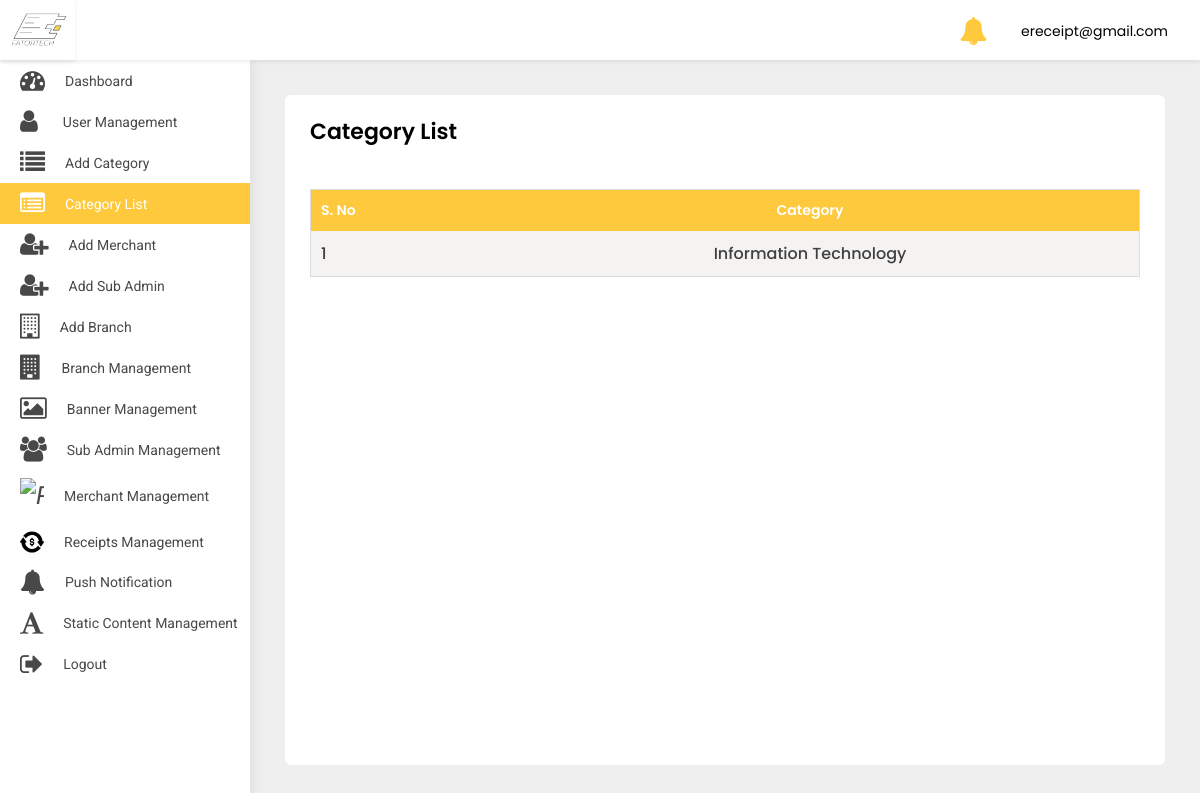
The app's page /adminpanel/category-list/ (signed in), older data.
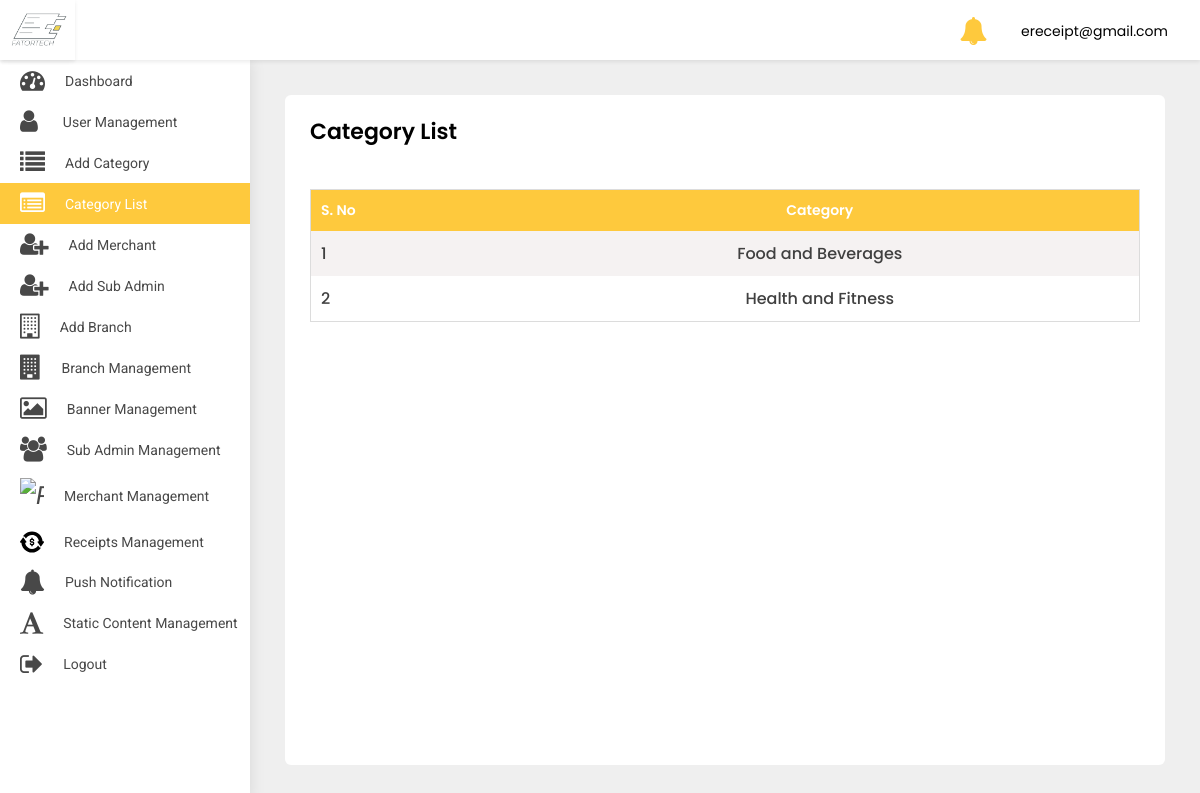
The same page, newer data.
### src/models.py (models this page shows)
class Category(models.Model):
    category_name = models.CharField(default='', max_length=100)

### adminpanel/views.py (the view)
# urls.py: path('category-list/', CategoryList.as_view(), name='category-list'),
class CategoryList(LoginRequiredMixin, ListView):
    model = Category
    login_url = 'adminpanel:login'
    template_name = 'category-list.html'

### adminpanel/templates/category-list.html (shortened to what this page needs)
{% extends 'base-ereceipt.html' %}
{% block body %}
<div class="WrapperArea">
    <div class="WrapperBox">
        <div class="Small-Wrapper">
            <h4 class="Title">Category List</h4>
            <div class="TableList">
                <div class="dragscroll">
                    <table>
                        <thead>
                        <tr>
                            <th>S. No</th>
                            <th>Category</th>
                        </tr>
                        </thead>
                        <tbody>
                        {% for object in object_list %}
                        <tr>
                            <td>{{forloop.counter}}</td>
                            <td>{{object.category_name}}</td>
                        </tr>
                        {% endfor %}
                        </tbody>
                    </table>
                </div>
            </div>
        </div>
    </div>
</div>
{% endblock body %}

Row changes from the older to the newer data that the page shows:
changed Category: category_name "Information Technology" → "Food and Beverages"
added Category: category_name "Health and Fitness"
